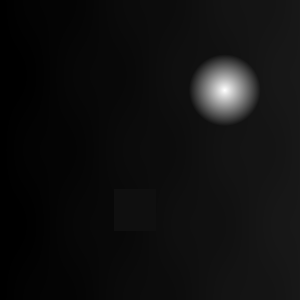
#> input picture tools/tile-tests/fine-fixtures/f4-before/heightmap.png, 300 x 300 px
$ python valtima_crop.py ../../tile-tests/fine-fixtures/f4-before/heightmap.png ../../tile-tests/fine-fixtures/f4-before/heightmap.png 100
#> lines starting #> are read from the running program, lines starting #| are printed output that depends on the picture
#!/usr/bin/env python3
# Added by Wubarrk on 2026-10-06 for 16k worlds (0.10.3).
# Crops a 4096 px square of VALtima's 16,383 px heightmap (4 m per pixel) around its tallest pixel, at the same 4 m per pixel, so that a
# world of World Size 7692 + Edge Size 500 (16,384 m across) made from it has VALtima's real ground at its real slopes around its summit.
# Prints where the tallest pixel is, in the full map and in the crop's world (x east, z north, metres from the centre), and what the numbers say.
# Usage (run under ~/valheim-testbed/heavy.sh 4G): valtima_crop.py <heightmap.png> <out crop.png> [size=4096]
import sys
import numpy as np
from PIL import Image
Image.MAX_IMAGE_PIXELS = None

src, out = sys.argv[1], sys.argv[2]
size = int(sys.argv[3]) if len(sys.argv) > 3 else 4096
AMOUNT = 10.8
im = Image.open(src)
#> im is the input picture: PIL image 300x300 I;16; min 202, max 1918, mean 308
print("mode", im.mode, "size", im.size)
#| mode I;16 size (300, 300)
a = np.asarray(im)
n = a.shape[0]
#> n = 300
print("pixels", a.shape, a.dtype, "min", int(a.min()), "max", int(a.max()))
#| pixels (300, 300) uint16 min 202 max 1918
r, c = np.unravel_index(int(a.argmax()), a.shape)
#> r = 90; c = 224
v = int(a[r, c])
#> v = 1918
value = v / 65535.0
#> value = 0.0293
absolute = (value * AMOUNT - 0.15) * 200.0
#> absolute = 33.22
print(f"tallest pixel: row {r}, column {c}, value {value:.5f}; at Amount {AMOUNT}: terrain {absolute:.1f} m (above the sea {absolute - 30:.1f} m); b = {value * AMOUNT - 0.15:.4f} units")
#| tallest pixel: row 90, column 224, value 0.02927; at Amount 10.8: terrain 33.2 m (above the sea 3.2 m); b = 0.1661 units
# the map spans World Size + Edge Size on each side of the centre: 4 m per pixel at 16,383 px (BC's Normalize: pixel / (n - 1))
total = 4.0 * n
#> total = 1200
x = (c / (n - 1) - 0.5) * total
#> x = 299
z = (0.5 - r / (n - 1)) * total
#> z = 238.8
print(f"tallest pixel in the full world (about {total:.0f} m across): x {x:.0f}, z {z:.0f} (beyond 16,350 m from the centre: {max(abs(x), abs(z)) > 16350})")
#| tallest pixel in the full world (about 1200 m across): x 299, z 239 (beyond 16,350 m from the centre: False)
h = size // 2
r0 = min(max(r - h, 0), n - size)
#> r0 = 40
c0 = min(max(c - h, 0), n - size)
#> c0 = 174
crop = np.ascontiguousarray(a[r0:r0 + size, c0:c0 + size])
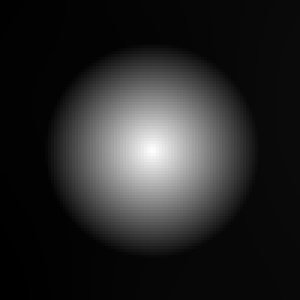
#> crop: shape (100, 100) uint16 (shown 3 times larger); min 289, max 1918, mean 541.4; drawn with min black and max white
Image.fromarray(crop.astype("<u2"), mode="I;16").save(out)
cr, cc = r - r0, c - c0
#> cr = 50; cc = 50
xs = (cc - (size - 1) / 2.0) * 4.0
#> xs = 2
zs = ((size - 1) / 2.0 - cr) * 4.0
#> zs = -2
print(f"crop {size} px from row {r0}, column {c0}: the tallest pixel is at row {cr}, column {cc}, which is x {xs:.0f}, z {zs:.0f} in a world of World Size {size * 2 - 500} + Edge Size 500")
#| crop 100 px from row 40, column 174: the tallest pixel is at row 50, column 50, which is x 2, z -2 in a world of World Size -300 + Edge Size 500
cm = crop.astype(np.float64) / 65535.0
print(f"crop: max value {cm.max():.5f} min {cm.min():.5f}, terrain {(cm.min() * AMOUNT - 0.15) * 200:.1f} .. {(cm.max() * AMOUNT - 0.15) * 200:.1f} m")
#| crop: max value 0.02927 min 0.00441, terrain -20.5 .. 33.2 m
# The crop's slopes, in metres of height per metre of ground (a pixel is 4 m): per axis, and |dx| + |dy| of a pixel, which the Mountain biome's tilt term grows with
# (Heightmap Override All off: up to 4.55 m per unit of it, HighTerrain.RayMargin) and so the steepest pixel is what the rays' 1,000 m margin has to cover.
metres = (cm * AMOUNT - 0.15) * 200.0
dx = np.abs(np.diff(metres, axis=1)) / 4.0
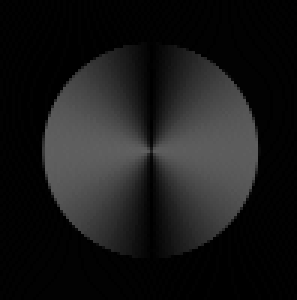
#> dx: shape (100, 99) float64 (shown 3 times larger); min 0, max 0.379, mean 0.0985
dy = np.abs(np.diff(metres, axis=0)) / 4.0
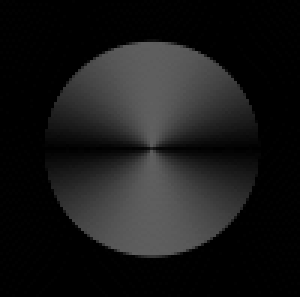
#> dy: shape (99, 100) float64 (shown 3 times larger); min 0, max 0.379, mean 0.0971
both = dx[:-1, :] + dy[:, :-1]
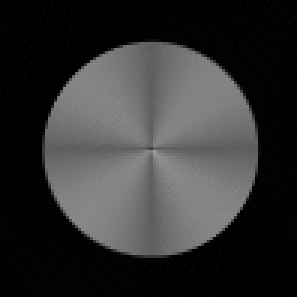
#> both: shape (99, 99) float64 (shown 3 times larger); min 0, max 0.61, mean 0.197
print(f"crop slopes (m per m): |dx| mean {dx.mean():.2f} p99 {np.percentile(dx, 99):.1f} max {dx.max():.1f}; |dy| mean {dy.mean():.2f} p99 {np.percentile(dy, 99):.1f} max {dy.max():.1f}; "
      f"|dx| + |dy| mean {both.mean():.2f} p99 {np.percentile(both, 99):.1f} max {both.max():.1f}")
#| crop slopes (m per m): |dx| mean 0.10 p99 0.4 max 0.4; |dy| mean 0.10 p99 0.4 max 0.4; |dx| + |dy| mean 0.20 p99 0.5 max 0.6
print(f"the Mountain biome's tilt term at the steepest pixel: up to {4.55 * both.max():.0f} m (4.55 m per unit); the rays' margin is 1000 m, which covers |dx| + |dy| up to about {1000 / 4.55:.0f}")
#| the Mountain biome's tilt term at the steepest pixel: up to 3 m (4.55 m per unit); the rays' margin is 1000 m, which covers |dx| + |dy| up to about 220
gy, gx = np.gradient(cm * AMOUNT * 200.0, 4.0)
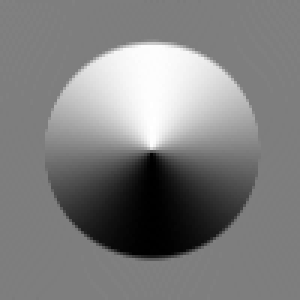
#> gy: shape (100, 100) float64 (shown 3 times larger); min -0.371, max 0.375, mean 4.53e-06; drawn with min black and max white
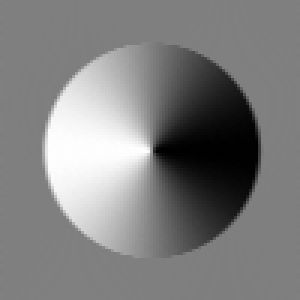
#> gx: shape (100, 100) float64 (shown 3 times larger); min -0.367, max 0.375, mean 0.00447; drawn with min black and max white
slope = np.hypot(gx, gy)
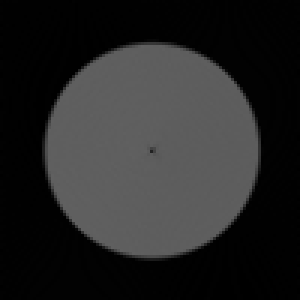
#> slope: shape (100, 100) float64 (shown 3 times larger); min 0, max 0.379, mean 0.152
print(f"crop: ground slope (rise over run of the heightmap's own pixels): mean {slope.mean():.3f}, p99 {np.percentile(slope, 99):.3f}, max {slope.max():.3f}; (|dx| + |dy|) max {(np.abs(gx) + np.abs(gy)).max():.3f}")
#| crop: ground slope (rise over run of the heightmap's own pixels): mean 0.152, p99 0.376, max 0.379; (|dx| + |dy|) max 0.536
